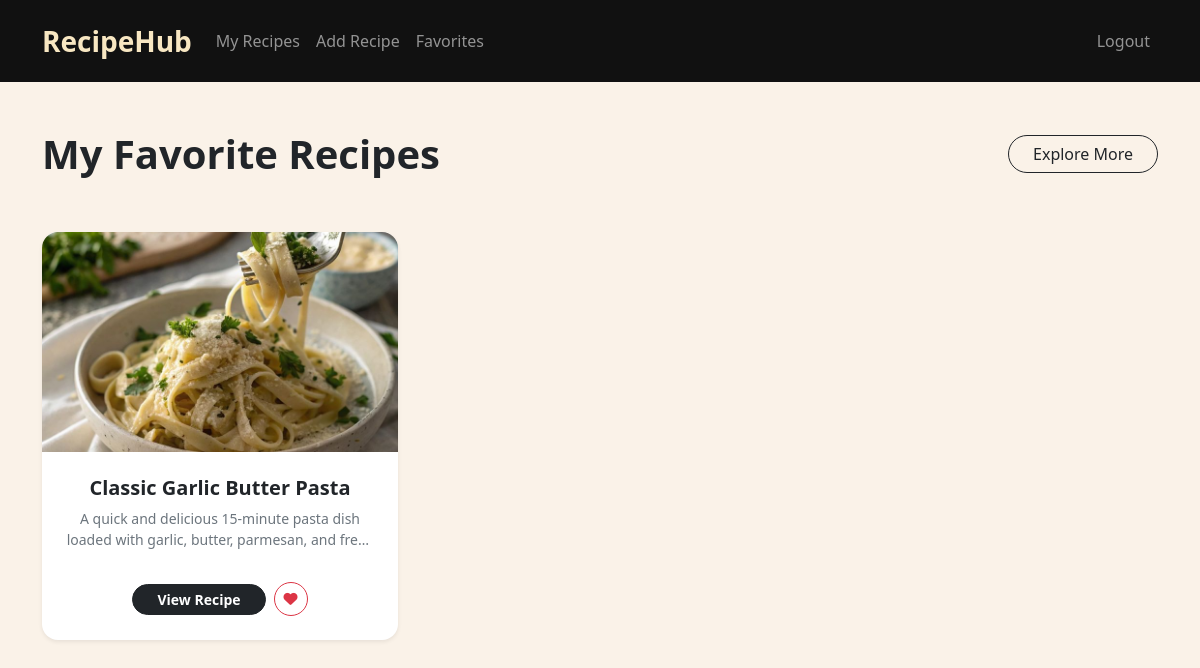
The app's page /favorites (signed in) with its own data.
### tables this page shows
CREATE TABLE recipes (
    id INTEGER PRIMARY KEY AUTOINCREMENT,
    user_id INTEGER NOT NULL,
    title TEXT NOT NULL,
    description TEXT NOT NULL,
    ingredients TEXT NOT NULL,
    instructions TEXT NOT NULL,
    image TEXT,
    prep_time INTEGER NOT NULL,
    cook_time INTEGER NOT NULL,
    servings INTEGER NOT NULL,
    difficulty TEXT NOT NULL,
    category TEXT NOT NULL,
    created_at TIMESTAMP DEFAULT CURRENT_TIMESTAMP,
    FOREIGN KEY (user_id) REFERENCES users(id)
);

### app.py (the view)
@app.route("/favorites")
def favorites():
    user_id = session.get("user_id")
    if not user_id:
        return redirect("/login")
    print("Session user_id:", user_id)
    favorite_recipes = db.execute("""
    SELECT recipes.*
    FROM recipes
    JOIN favorites
    ON recipes.id = favorites.recipe_id
    WHERE favorites.user_id = ?
""", user_id)
    print("favorite_recipes:", favorite_recipes)
    return render_template("favorites.html", recipes=favorite_recipes)

### templates/favorites.html (shortened to what this page needs)
{% extends "layout.html" %}
{% block main %}
<div class="container py-5">
    <div class="d-flex align-items-center justify-content-between mb-4">
        <h1 class="fw-bold m-0 text-dark">My Favorite Recipes</h1>
        <a href="/" class="btn btn-outline-dark rounded-pill px-4">Explore More</a>
    </div>
    {% if recipes %}
        <div class="row row-cols-1 row-cols-sm-2 row-cols-lg-3 g-4">
            {% for recipe in recipes %}
                <div class="col d-flex align-items-stretch">
                    <div class="card border-0 shadow-sm rounded-4 overflow-hidden w-100 d-flex flex-column hover-shadow transition">
                        <div style="height: 220px; overflow: hidden; background-color: #f8f9fa;">
                            {% if recipe["image"] %}
                                <img src="{{ url_for('static', filename='uploads/' + recipe['image']) }}"
                                     alt="{{ recipe['title'] }}"
                                     class="w-100 h-100"
                                     style="object-fit: cover; object-position: center;">
                            {% else %}
                                <div class="w-100 h-100 d-flex align-items-center justify-content-center text-muted">
                                    No Image
                                </div>
                            {% endif %}
                        </div>
                        <div class="card-body p-4 d-flex flex-column text-center">
                            <h5 class="fw-bold text-dark mb-2">{{ recipe["title"] }}</h5>
                            <p class="text-secondary small mb-4"
                               style="display: -webkit-box; -webkit-line-clamp: 2; -webkit-box-orient: vertical; overflow: hidden; min-height: 2.5rem;">
                                {{ recipe["description"] }}
                            </p>
                            <div class="mt-auto pt-2 d-flex align-items-center justify-content-center gap-2">
                                <a href="/recipe/{{ recipe['id'] }}" class="btn btn-dark rounded-pill px-4 btn-sm fw-semibold">
                                    View Recipe
                                </a>
                                <form action="/favorite/{{ recipe['id'] }}" method="POST" class="m-0 p-0">
                                    <button type="submit" class="btn btn-outline-danger btn-sm rounded-circle d-flex align-items-center justify-content-center"
                                            style="width: 34px; height: 34px;"
                                            title="Remove favorite">
                                        <i class="fa-solid fa-heart"></i>
                                    </button>
                                </form>
                            </div>
                        </div>
                    </div>
                </div>
            {% endfor %}
        </div>
    {% endif %}
</div>
{% endblock %}

### static/style.css (style rules this page uses)
body { background-color: #FAF2E8 !important; }
.card { max-width: 1100px; margin: 30px auto; border: none; border-radius: 20px; box-shadow: 0 8px 20px rgba(0,0,0,0.15); transition: 0.3s ease; overflow: hidden; }
.card-body { padding: 30px; }

### records on screen
recipes: image (picture), title "Classic Garlic Butter Pasta", description "A quick and delicious 15-minute pasta dish loaded with garlic, butter, parmesan, and…"
